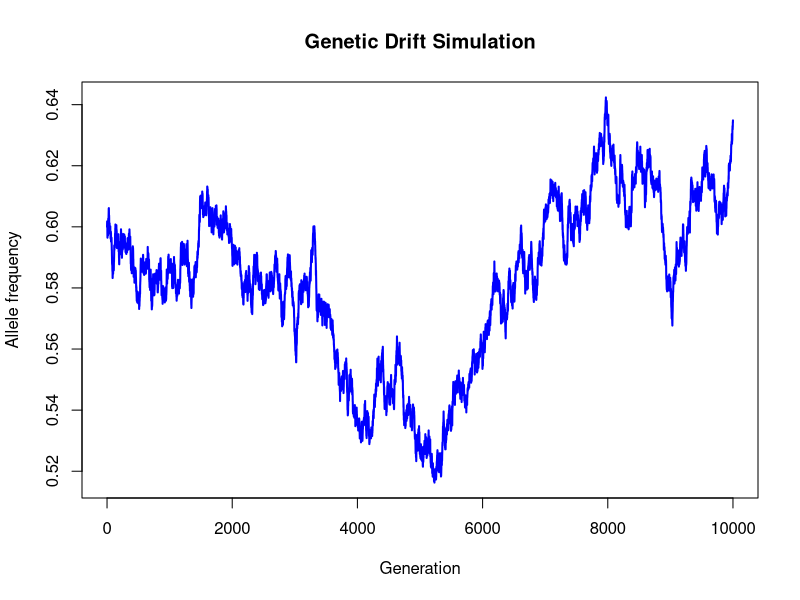

The R script that drew this image:
# Problem 2.2 ##################################################################
# Genetic drift simulation

genetic_drift <- function(p0, N, generations){
  # p0 = initial allele frequency
  # N = population size (diploid = 2N alleles)
  # generations = number of generations to simulate
  
  p <- numeric(generations + 1)
  p[1] <- p0
  
  for (t in 2:(generations + 1)) {
    # Sample 2N alleles from a binomial distribution
    k <- rbinom(1, 2*N, p[t-1])
    p[t] <- k/(2*N)
  }
  
  return(p)
}

set.seed(123)
N <- as.numeric(1e+05)
genera <- as.numeric(1e+04)

p <- genetic_drift(p0 = 0.6,
                   N = N,
                   generations = genera)

# Plot allele frequency trajectory
plot(0:genera, p, type="l", lwd=2, col="blue",
     xlab="Generation", ylab="Allele frequency",
     main="Genetic Drift Simulation")
abline(h=0.5, col="red", lty=2)


# Problem 2.2 ##################################################################